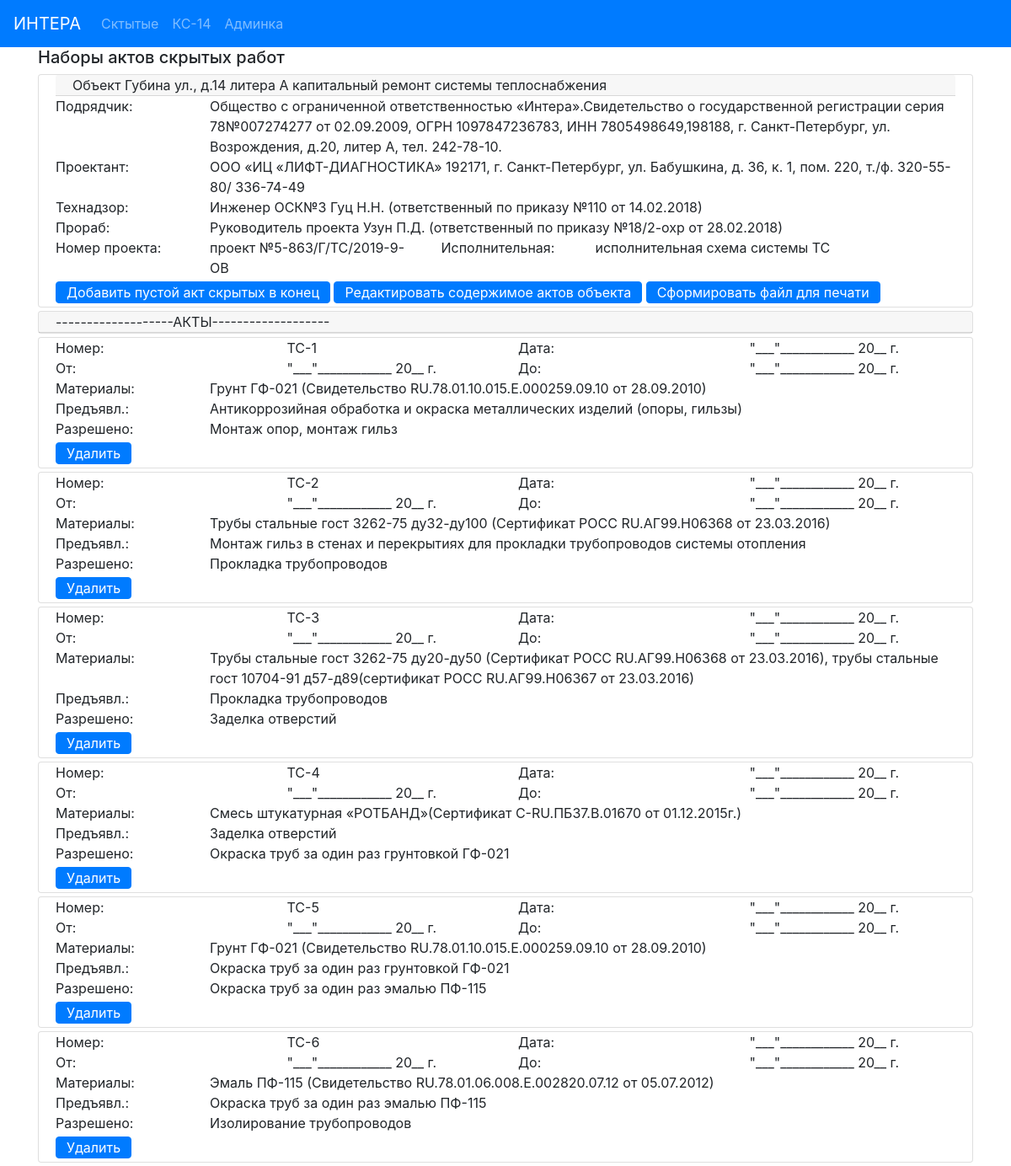
/actbase/see-1/, run on the app's committed database.
### hiddenactsbase/models.py (models this page shows, shortened)
class ObjectActs (models.Model):
    address = models.CharField(max_length=100, verbose_name='Адрес', blank=False)
    system_type = models.CharField(max_length=100, verbose_name='тип')
    designer = models.CharField(max_length=200, verbose_name='Проектант')
    contractor = models.CharField(max_length=300, verbose_name='Подрядчик',
                                  default='Общество с ограниченной ответственностью «Интера».' +
                                          'Свидетельство о государственной регистрации серия 78' +
                                          '№007274277 от  02.09.2009, ОГРН 1097847236783, ' +
                                          'ИНН 7805498649, 198188, г. Санкт-Петербург,' +
                                          ' ул. Возрождения, д.20, литер А, тел. 242-78-10.')
    supervisor_engineer = models.CharField(max_length=100, verbose_name='Технадзор')
    contractor_engineer = models.CharField(max_length=100, verbose_name='Прораб')
    project_number = models.CharField(max_length=100, verbose_name='Ном. проекта')
    exec_documents = models.CharField(max_length=100, verbose_name='Исполн.')
    supervisor_engineer_decree = models.CharField(max_length=100, verbose_name=' ')
    contractor_engineer_decree = models.CharField(max_length=100, verbose_name=' ')
    acts = models.ManyToManyField('HiddenActIS', blank=True, related_name='object_acts')
    class Meta:
        verbose_name = 'Набор актов объекта '
    def get_edit_url(self):
        return reverse('object_edit_url', kwargs={'pk': self.pk})

class HiddenActIS (models.Model):
    act_number = models.CharField(max_length=20, verbose_name='Ном. Акта', blank=True)
    act_date = models.CharField(max_length=50, verbose_name='Дата Акта')
    presented_work = models.CharField(max_length=200, verbose_name='Предъявл.')
    materials = models.CharField(max_length=200, verbose_name='Материалы')
    permitted_work = models.CharField(max_length=200, verbose_name='Разрешено')
    begin_date = models.CharField(max_length=50, verbose_name='От:')
    end_date = models.CharField(max_length=50, verbose_name='До:')
    class Meta:
        ordering = ['act_number']
        verbose_name = 'Акт скрытых инженерка '

### hiddenactsbase/views.py (the view)
# urls.py: path('see-<int:pk>/', ObjectDetail.as_view(), name='object_detail_url'),
class ObjectDetail (View):
    @staticmethod
    def get(request, pk):
        my_obj = get_object_or_404(ObjectActs, pk=pk)
        return render(request, 'hiddenactsbase/object_detail.html',
                      context={'myobj': my_obj})

### hiddenactsbase/templates/hiddenactsbase/object_detail.html
{% extends 'base.html'%}
{% block mycontent %}
    <div class="container">
        <h5>Наборы актов скрытых работ</h5>
    </div>
    <div class="container">
        <div class="card mb-1">
            <div class="card-body py-0">
                <div class="card-header py-0">Объект {{ myobj.address }} капитальный ремонт {{ myobj.system_type }}</div>
                <div class="card-text">
                    <div class="row">
                        <div class="col-md-2">Подрядчик:</div>
                        <div class="col-md-10">{{ myobj.contractor }}</div>
                    </div>
                    <div class="row">
                        <div class="col-md-2">Проектант:</div>
                        <div class="col-md-10">{{ myobj.designer }}</div>
                    </div>
                    <div class="row">
                        <div class="col-md-2">Технадзор:</div>
                        <div class="col-md-10">{{ myobj.supervisor_engineer }} ({{ myobj.supervisor_engineer_decree }})</div>
                    </div>
                    <div class="row">
                        <div class="col-md-2">Прораб:</div>
                        <div class="col-md-10">{{ myobj.contractor_engineer }} ({{ myobj.contractor_engineer_decree }})</div>
                    </div>
                    <div class="row">
                        <div class="col-md-2">Номер проекта:</div>
                        <div class="col-md-3">{{ myobj.project_number }}</div>
                        <div class="col-md-2">Исполнительная:</div>
                        <div class="col-md-5">{{ myobj.exec_documents }}</div>
                    </div>
                    <a href="{% url 'create_hidden_act_to_end' myobj.pk %}" class="btn btn-primary my-1 py-0">Добавить пустой акт скрытых в конец</a>
                    <a href="{{ myobj.get_edit_url }}" class="btn btn-primary my-1 py-0">Редактировать содержимое актов объекта</a>
                    <a href="{% url 'make_word_file' myobj.pk %}" class="btn btn-primary my-1 py-0">Сформировать файл для печати</a>
                </div>
            </div>
        </div>
        <div class="card mb-1">
            <div class="card-header py-0">-------------------АКТЫ-------------------</div>
        </div>
        {% for act in myobj.acts.all %}
            <div class="card mb-1">
                <div class="card-body py-0">
                    <div class="card-text">
                        <div class="row">
                            <div class="col-md-3">Номер:</div>
                            <div class="col-md-3">{{ act.act_number }}</div>
                            <div class="col-md-3">Дата:</div>
                            <div class="col-md-3">{{ act.act_date }}</div>
                        </div>
                        <div class="row">
                            <div class="col-md-3">От:</div>
                            <div class="col-md-3">{{ act.begin_date }}</div>
                            <div class="col-md-3">До:</div>
                            <div class="col-md-3">{{ act.end_date }}</div>
                        </div>
                        <div class="row">
                            <div class="col-md-2">Материалы:</div>
                            <div class="col-md-10">{{ act.materials }}</div>
                        </div>
                        <div class="row">
                            <div class="col-md-2">Предъявл.:</div>
                            <div class="col-md-10">{{ act.presented_work }}</div>
                        </div>
                        <div class="row">
                            <div class="col-md-2">Разрешено:</div>
                            <div class="col-md-10">{{ act.permitted_work }}</div>
                        </div>
                        <a href="{% url 'delete_hidden_act' myobj.pk act.pk %}" class="btn btn-primary my-1 py-0">Удалить</a>
                    </div>
                </div>
            </div>
        {% endfor %}
    </div>
{% endblock %}

### data on the page
ObjectActs: address "Губина ул., д.14 литера А", system_type "системы теплоснабжения", contractor "Общество с ограниченной ответственностью «Интера».Свидетельство о государственной регистрации серия 78№007274277 от 02.09.2009, ОГРН 1097847236783, ИНН 7805498649,198188, г. Санкт-Петербург, ул. Возрождения, д.20, литер А, тел. 242-78-10.", designer "ООО «ИЦ «ЛИФТ-ДИАГНОСТИКА» 192171, г. Санкт-Петербург, ул. Бабушкина, д. 36, к. 1, пом. 220, т./ф. 320-55-80/ 336-74-49", supervisor_engineer "Инженер ОСК№3 Гуц Н.Н.", supervisor_engineer_decree "ответственный по приказу №110 от 14.02.2018", contractor_engineer "Руководитель проекта Узун П.Д.", contractor_engineer_decree "ответственный по приказу №18/2-охр от 28.02.2018", project_number "проект №5-863/Г/ТС/2019-9-ОВ", exec_documents "исполнительная схема системы ТС"
HiddenActIS: act_number "ТС-1", act_date "\"___\"____________ 20__ г.", begin_date "\"___\"____________ 20__ г.", end_date "\"___\"____________ 20__ г.", materials "Грунт ГФ-021 (Свидетельство RU.78.01.10.015.E.000259.09.10 от 28.09.2010)", presented_work "Антикоррозийная обработка и окраска металлических изделий (опоры, гильзы)", permitted_work "Монтаж опор, монтаж гильз"
HiddenActIS: act_number "ТС-2", act_date "\"___\"____________ 20__ г.", begin_date "\"___\"____________ 20__ г.", end_date "\"___\"____________ 20__ г.", materials "Трубы стальные гост 3262-75 ду32-ду100 (Сертификат РОСС RU.АГ99.Н06368 от 23.03.2016)", presented_work "Монтаж гильз в стенах и перекрытиях для прокладки трубопроводов системы отопления", permitted_work "Прокладка трубопроводов"
HiddenActIS: act_number "ТС-3", act_date "\"___\"____________ 20__ г.", begin_date "\"___\"____________ 20__ г.", end_date "\"___\"____________ 20__ г.", materials "Трубы стальные гост 3262-75 ду20-ду50 (Сертификат РОСС RU.АГ99.Н06368 от 23.03.2016), трубы стальные гост 10704-91 д57-д89(сертификат РОСС RU.АГ99.Н06367 от 23.03.2016)", presented_work "Прокладка трубопроводов", permitted_work "Заделка отверстий"
HiddenActIS: act_number "ТС-4", act_date "\"___\"____________ 20__ г.", begin_date "\"___\"____________ 20__ г.", end_date "\"___\"____________ 20__ г.", materials "Смесь штукатурная «РОТБАНД»(Сертификат С-RU.ПБ37.В.01670 от 01.12.2015г.)", presented_work "Заделка отверстий", permitted_work "Окраска труб за один раз грунтовкой ГФ-021"
HiddenActIS: act_number "ТС-5", act_date "\"___\"____________ 20__ г.", begin_date "\"___\"____________ 20__ г.", end_date "\"___\"____________ 20__ г.", materials "Грунт ГФ-021 (Свидетельство RU.78.01.10.015.E.000259.09.10 от 28.09.2010)", presented_work "Окраска труб за один раз грунтовкой ГФ-021", permitted_work "Окраска труб за один раз эмалью ПФ-115"
HiddenActIS: act_number "ТС-6", act_date "\"___\"____________ 20__ г.", begin_date "\"___\"____________ 20__ г.", end_date "\"___\"____________ 20__ г.", materials "Эмаль ПФ-115 (Свидетельство RU.78.01.06.008.Е.002820.07.12 от 05.07.2012)", presented_work "Окраска труб за один раз эмалью ПФ-115", permitted_work "Изолирование трубопроводов"
